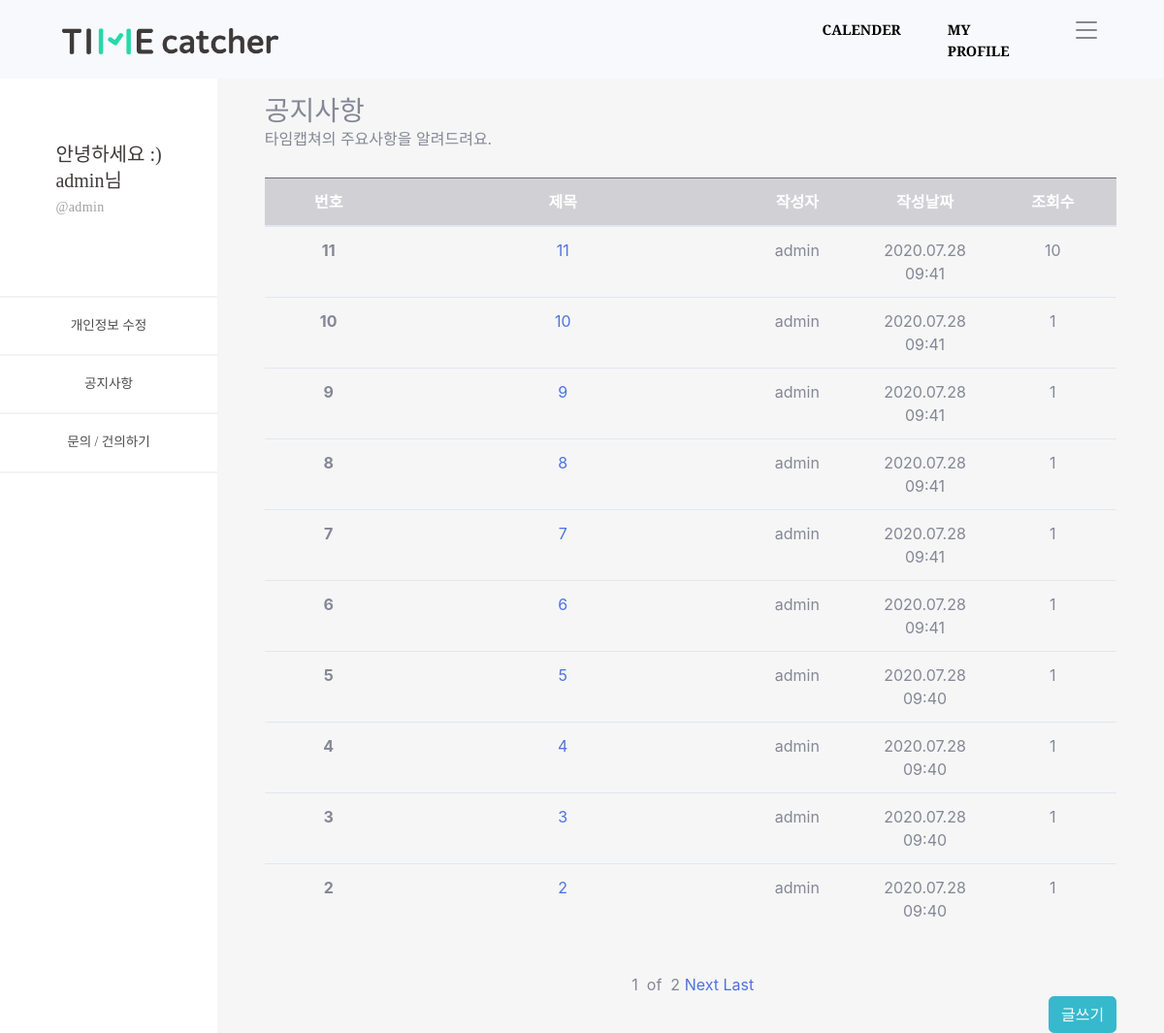
The app's page /timeApp/notices/ (signed in) with its own data.
### timeUser/models.py (models this page shows, shortened)
class Profile(models.Model):
    class Meta:
        verbose_name = 'Profile'
        verbose_name_plural = 'Profile'
    objects = models.Manager()
    user = models.OneToOneField(User, on_delete=models.CASCADE)
    nick = models.CharField(verbose_name='NickName', max_length=50, null=True, blank=True)
    birth_date = models.DateTimeField(null=True, blank=True)
    plan = models.IntegerField(default=0, null=True, blank=True)

### timeApp/models.py (models this page shows, shortened)
class Notices(models.Model):
    objects = models.Manager()
    n_user = models.ForeignKey(User, on_delete = models.CASCADE, null = True)
    n_title = models.CharField(max_length=100)
    n_body = models.TextField()
    n_hit = models.PositiveIntegerField(default=0)
    n_input_date = models.DateTimeField('date published', default=timezone.now)

### timeApp/views.py (the view)
# urls.py: path('notices/', views.notices, name='notices'),
def notices(request):
    notices = Notices.objects.all().order_by('-id')
    paginator = Paginator(notices,10)
    page = request.GET.get('page')
    notices_posts = paginator.get_page(page)
    conn_user = request.user # 현재 접속중인 user 정보를 가져와 conn_user에 넣는다.
    conn_profile = Profile.objects.get(user=conn_user) # Profile DB에서 접속 유저와 같은 데이터를 가져온다.
    context = {
        'id' : conn_user.username,
        'nick' : conn_profile.nick,
        'notices' : notices,
        'notices_posts' : notices_posts,
    }
    return render(request, 'notices.html', context=context)

### timeApp/templates/notices.html (shortened to what this page needs)
{% extends 'base_side.html' %}
{% load static %}
{% block content_side %}
<div id="content-wrapper" style="background-color: #f6f6f6;" class="d-flex justify-content-center">
  <div class="cantrion" style="margin-top: 10%; width: 90%;">
    <h3 class="mb-0">공지사항</h3>
    <div class="mb-1 text-muted">타임캡쳐의 주요사항을 알려드려요.</div>
    <br>
    <table class="table table-hover">
      <thead>
        <colgroup>
          <col style="width: 15%;">
          <col style="width: 40%;">
          <col style="width: 15%;">
          <col style="width: 15%;">
          <col style="width: 15%;">
        </colgroup>
        <tr class="text-center table-dark">
          <th scope="col">번호</th>
          <th scope="col">제목</th>
          <th scope="col">작성자</th>
          <th scope="col">작성날짜</th>
          <th scope="col">조회수</th>
        </tr>
      </thead>
      <tbody>
        {% for notice in notices_posts %}
        <tr class="text-center">
          <th scope="row">{{ notice.id }}</th>
          <td><a href="{% url 'notices_detail' notice.id %}">{{ notice.n_title }}</a></td>
          <td>{{ notice.n_user }}</td>
          <td>{{ notice.n_input_date | date:"Y.m.d h:i" }}</td>
          <td>{{ notice.n_hit }}</td>
        </tr>
        {% endfor %}
      </tbody>
    </table>
    <br>
    <div class="d-flex justify-content-center">
      <span>{{notices_posts.number}}</span>
      <span>&nbsp of &nbsp</span>
      <span>{{notices_posts.paginator.num_pages}}</span>
      {%if notices_posts.has_next%}
      <a href="?page={{notices_posts.next_page_number}}">Next&nbsp</a>
      <a href="?page={{notices_posts.paginator.num_pages}}">Last</a>
      {%endif%}
    </div>
    <div class="d-flex justify-content-end">
      <a href="{% url 'notices_create' %}" class="btn btn-info">글쓰기</a>
    </div>
  </div>
</div>
{% endblock %}

### timeProject/templates/base_side.html
{% extends 'base.html' %}
{% load static %}
{% block content %}
<div id="wrapper">
  <ul class="navbar-nav sidebar sidebar-dark accordion" id="accordionSidebar">
    <li class="nav-item active d-flex justify-content-center" style="margin-top: 65%; margin-bottom: 35%;">
      <div class="text-left">
        <a
          style="font-family: SDGtNeobUni-gEb; font-size: 20px; font-weight: normal; font-stretch: normal; font-style: normal; line-height: 1.35; letter-spacing: normal; text-align: left; color: #3e3a39;">안녕하세요
          :)</a>
        <br>
        <a
          style="font-family: SDGtNeobUni-gEb; font-size: 20px; font-weight: normal; font-stretch: normal; font-style: normal; line-height: 1.35; letter-spacing: normal; text-align: left; color: #3e3a39;">{{ nick }}님</a>
        <br>
        <a
          style=" font-family: SDGtNeobUni-bLt; font-size: 14px; font-weight: normal; font-stretch: normal; font-style: normal; line-height: 1.93; letter-spacing: normal; text-align: left; color: #a0a0a0; letter-spacing: 0.38px;">@{{ nick }}</a>
      </div>
    </li>
    <a>
      <hr style="border: solid 1px #f3f3f3;" class="mb-0 mt-0"></a>
    <li class="nav-item active">
      <a class="nav-link" href="{% url 'profile_update' %}" style="font-family: SDGtNeobUni-bLt;
              font-size: 14px;
              font-weight: normal;
              font-stretch: normal;
              font-style: normal;
              line-height: 1.93;
              letter-spacing: normal;
              text-align: left;
              color: #4c4c4c;">
        <span class="d-flex align-items-center justify-content-center">개인정보 수정</span></a>
    </li>
    <a>
      <hr style="border: solid 1px #f3f3f3;" class="mb-0 mt-0"></a>
    <li class="nav-item active">
      <a class="nav-link" href="{% url 'notices' %}" style="font-family: SDGtNeobUni-bLt;
              font-size: 14px;
              font-weight: normal;
              font-stretch: normal;
              font-style: normal;
              line-height: 1.93;
              letter-spacing: normal;
              text-align: left;
              color: #4c4c4c;">
        <span class="d-flex align-items-center justify-content-center">공지사항</span></a>
    </li>
    <a>
      <hr style="border: solid 1px #f3f3f3;" class="mb-0 mt-0"></a>
    <li class="nav-item active">
      <a class="nav-link" href="{% url 'customer' %}" style="font-family: SDGtNeobUni-bLt;
              font-size: 14px;
              font-weight: normal;
              font-stretch: normal;
              font-style: normal;
              line-height: 1.93;
              letter-spacing: normal;
              text-align: left;
              color: #4c4c4c;">
        <span class="d-flex align-items-center justify-content-center">문의 / 건의하기</span></a>
    </li>
    <a>
      <hr style="border: solid 1px #f3f3f3;" class="mb-0 mt-0"></a>
  </ul>
  {% block content_side %}
  {% endblock %}
</div>
{% endblock %}

### records on screen
Profile: nick "admin"
Notices: id "11", n_title "11", n_user "admin", n_input_date "2020.07.28 09:41", n_hit "10"
Notices: id "10", n_title "10", n_user "admin", n_input_date "2020.07.28 09:41", n_hit "1"
Notices: id "9", n_title "9", n_user "admin", n_input_date "2020.07.28 09:41", n_hit "1"
Notices: id "8", n_title "8", n_user "admin", n_input_date "2020.07.28 09:41", n_hit "1"
Notices: id "7", n_title "7", n_user "admin", n_input_date "2020.07.28 09:41", n_hit "1"
Notices: id "6", n_title "6", n_user "admin", n_input_date "2020.07.28 09:41", n_hit "1"
Notices: id "5", n_title "5", n_user "admin", n_input_date "2020.07.28 09:40", n_hit "1"
Notices: id "4", n_title "4", n_user "admin", n_input_date "2020.07.28 09:40", n_hit "1"
Notices: id "3", n_title "3", n_user "admin", n_input_date "2020.07.28 09:40", n_hit "1"
Notices: id "2", n_title "2", n_user "admin", n_input_date "2020.07.28 09:40", n_hit "1"

### other values on screen
{{ notices_posts.number }} "1"
{{ notices_posts.paginator.num_pages }} "2"
